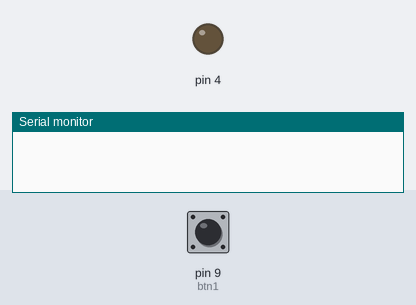
This sketch was run on a simulated Arduino Uno, built with avr-gcc and run on an emulated ATmega328P. Parts: output pins drawn as LEDs (lit = HIGH), the last lines printed to the serial monitor. The test bench sets the inputs (shaded band); at power-on: pin 9 (btn1) HIGH.

Above: at 1.2 s.
1.3 s: pin 9 (btn1) pulled LOW for 0.15 s
At 1.37 s:
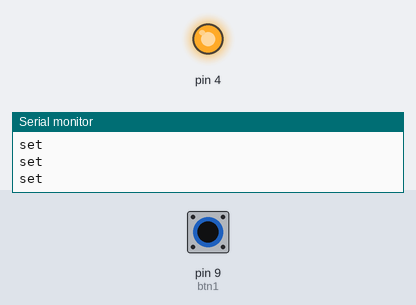
2.9 s: pin 9 (btn1) pulled LOW for 3.2 s
At 7.3 s:
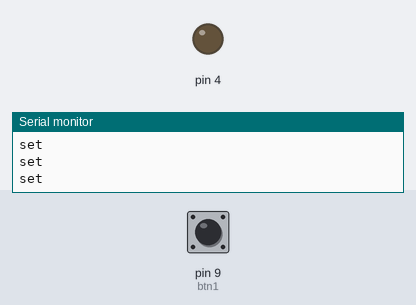
7.6 s: pin 9 (btn1) driven LOW
At 8.4 s:
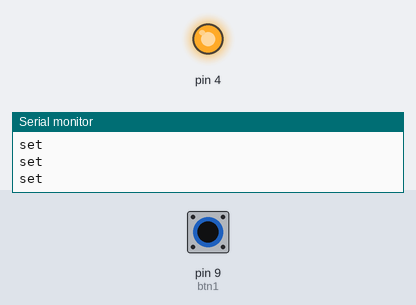
10.6 s: pin 9 (btn1) driven HIGH
At 11.9 s:
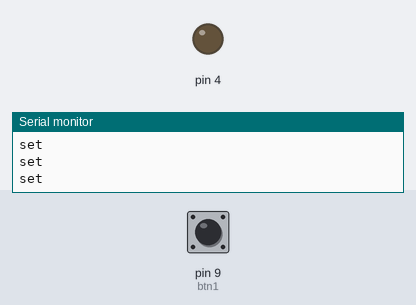
Timing chart, 0 to 13.1 s (numbered marks = the images above; inputs shaded):
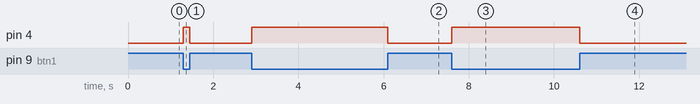

Measured:
- after the input at 1.3 s, pin 4: LOW → HIGH at once, → LOW 0.15 s later
- after the input at 2.9 s, pin 4: LOW → HIGH at once, → LOW 3.2 s later
- after the input at 7.6 s, pin 4: LOW → HIGH at once
- after the input at 10.6 s, pin 4: HIGH → LOW at once

The sketch:

app_copy.ino
```cpp
#include "Led.h"
#include "Button.h"


Led led1(4);

Button btn1(9);

bool blinkPlay = false;
int blinkTimer= -1;
void led1OnOff(){
    led1.toggle();
}

void setup(){
    Serial.begin(9600);
}

void loop(){
    led1.set(btn1.read());
}
```

Button.cpp
```cpp
#include "Button.h"


Button::Button(int pin){
    this->pin = pin;
    pinMode(pin, INPUT_PULLUP);
}

int Button::read(){
    return !digitalRead(pin);
}
void Button::setCallback(void (*callback)()){
    this->callback = callback;
}
void Button::check(){
    state_current = digitalRead(pin);
    if(!state_current)  {
        if(state_previous == true){
            state_previous = false;
            if(callback !=NULL){
                callback();
            }
        }
        delay(10);
    }
    else{
        state_previous = true;
    }
}
```

Button.h
```cpp
#pragma once
#include <Arduino.h>

class Button{
    int pin;
    bool state_current;
    bool state_previous;
    void (*callback)();
    public:
    Button(int pin);
    int read();
    void check();
    void setCallback(void (*callback)());

};
```

Led.cpp
```cpp
#include "Led.h"

Led::Led(int pin){
    this->pin = pin;
    state = LOW;
    pinMode(pin, OUTPUT);
}
void Led::set(int num){
    state = num;
    if(num != LOW)
        Serial.println("set ");
    digitalWrite(pin, state);
}
void Led::off(){
    state = LOW;
    digitalWrite(pin,state);
}
void Led::on(){
    state = HIGH;
    digitalWrite(pin,state);
}

void Led::toggle(){
    state = !state;
    digitalWrite(pin,state);
}
void Led::blink(int time){
    digitalWrite(pin,HIGH);
    delay(time/2);
    digitalWrite(pin,LOW);
    delay(time/2);
}
```

Led.h
```cpp
#pragma once
//헤더 인클루드시 한번만
#include <Arduino.h>

class Led{


    int pin;
    int state;

    public:
    Led(int pin);
    void set(int num);
    void off();
    void on();
    void toggle();
    void blink(int time=0);

};
```
